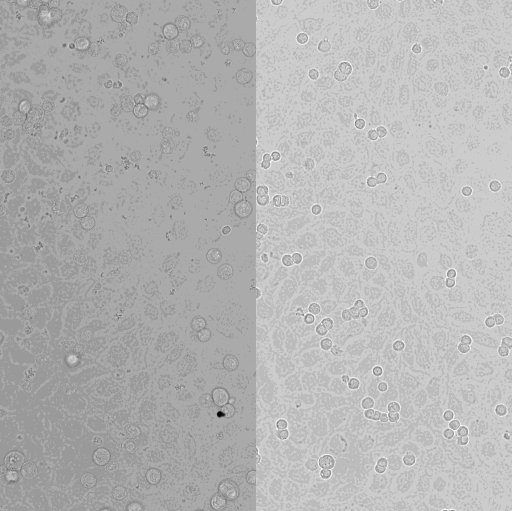
#> input picture fig3/v2/runs/optimise_by_eye_cancer_r1/agent_folder/image.tif, 1024 x 1022 px, found by its file name (shown at 1/2 size)
$ python code_as_returned.py
#> lines starting #> are read from the running program, lines starting #| are printed output that depends on the picture; after the words box and inside, x2 and y2 are one past the last pixel; in counts of white or black regions, pixels touching at a corner belong together
"""Segment endothelial nuclei (DAPI) and measure area and aspect ratio.

Reads image.tif, writes labels.tif and measurements.csv.
Requires: numpy, scipy, scikit-image, pandas, tifffile
"""
import numpy as np
import pandas as pd
import tifffile
from scipy import ndimage as ndi
from scipy.spatial import cKDTree
from skimage import filters, measure, morphology, segmentation, feature

# ---- parameters -------------------------------------------------------------
PIXEL_SIZE_UM = 0.65        # um/pixel; used only if not found in the TIFF metadata. CHECK THIS.
NUC_DIAMETER_PX = 16        # approximate endothelial nucleus short-axis diameter (pixels)
MIN_AREA_UM2 = 30           # discard debris smaller than this
MAX_AREA_UM2 = 400          # discard large merged blobs
BRIGHT_FACTOR = 1.8         # objects this much brighter than their neighbours = cancer nuclei
NEIGHBOUR_RADIUS_PX = 120   # neighbourhood used to judge "brighter than neighbours"
# -----------------------------------------------------------------------------


def get_pixel_size(path, default):
    """Pixel size in um from TIFF resolution tags (if in micron/cm units)."""
    with tifffile.TiffFile(path) as tif:
        page = tif.pages[0]
        try:
            xres = page.tags["XResolution"].value
            unit = page.tags["ResolutionUnit"].value  # 2 = inch, 3 = cm
            ppu = xres[0] / xres[1]
            md = tif.imagej_metadata or {}
            if md.get("unit") in ("micron", "um", "µm") and ppu > 0:
                return 1.0 / ppu
            if unit == 3 and ppu > 1:
                return 1e4 / ppu
        except (KeyError, ZeroDivisionError):
            pass
    return default


img = tifffile.imread("image.tif").astype(np.float32)
#> img: shape (1022, 1024) float32; min 151, max 4095, mean 2826.1
if img.ndim > 2:  # take first plane / average channels if a stack was saved
    img = img[0] if img.shape[0] < 10 else img.mean(axis=-1)
px = get_pixel_size("image.tif", PIXEL_SIZE_UM)
print(f"Pixel size used: {px:.4f} um/px")

# ---- preprocessing ----------------------------------------------------------
smooth = filters.gaussian(img, sigma=1.5, preserve_range=True)
# remove out-of-focus haze / uneven background
bg = filters.gaussian(
    ndi.minimum_filter(smooth, size=3 * NUC_DIAMETER_PX), sigma=2 * NUC_DIAMETER_PX,
    preserve_range=True)
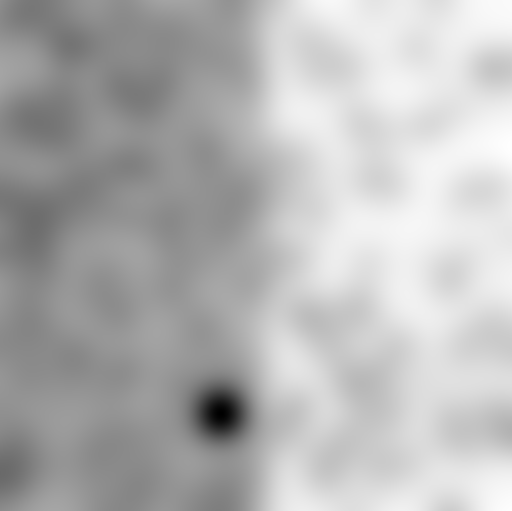
#> bg: shape (1022, 1024) float32 (shown at 1/2 size); min 1417.3, max 3013, mean 2549; drawn with min black and max white
flat = smooth - bg
# log transform compresses the dim endothelial vs. bright cancer nuclei range and
# evens out brightness differences between the two image halves
logimg = np.log1p(np.clip(flat, 0, None))

# ---- foreground -------------------------------------------------------------
local_thr = filters.threshold_local(logimg, block_size=4 * NUC_DIAMETER_PX + 1, offset=0)
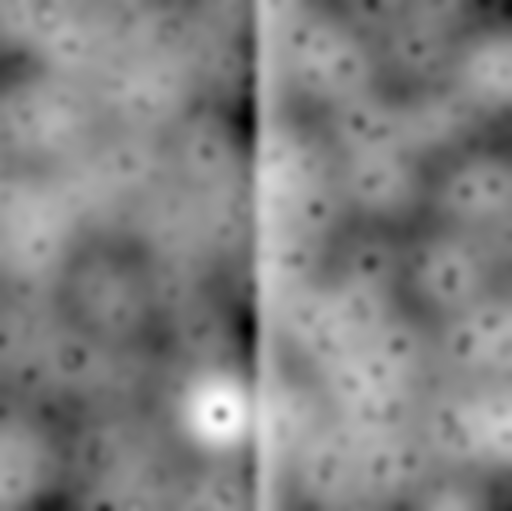
#> local_thr: shape (1022, 1024) float32 (shown at 1/2 size); min 4.24, max 6.76, mean 5.53; drawn with min black and max white
fg = (logimg > local_thr) & (logimg > filters.threshold_otsu(logimg) * 0.6)
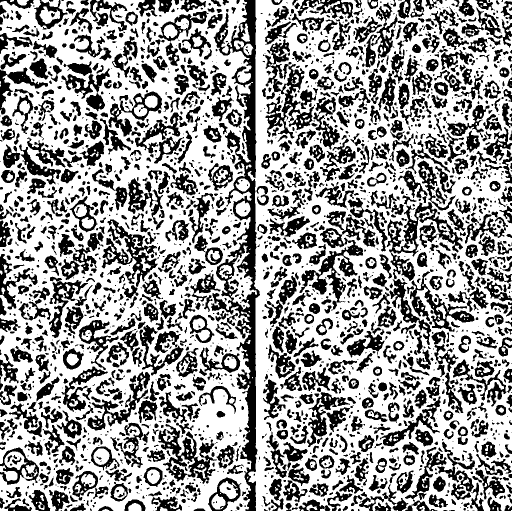
#> fg: shape (1022, 1024) bool (shown at 1/2 size); 61.6% white; 2395 black regions (978 under 20 px), largest, box (x1, y1, x2, y2) and area: (422, 0, 520, 1022) 25119, (599, 422, 751, 621) 7694, (530, 78, 628, 277) 6416
fg = morphology.remove_small_objects(fg, 20)
#> fg: shape (1022, 1024) bool; 61.2% white; 2395 black regions (978 under 20 px), largest, box (x1, y1, x2, y2) and area: (422, 0, 520, 1022) 25239, (599, 422, 751, 621) 7830, (530, 78, 628, 277) 6530
fg = ndi.binary_fill_holes(morphology.binary_opening(fg, morphology.disk(2)))
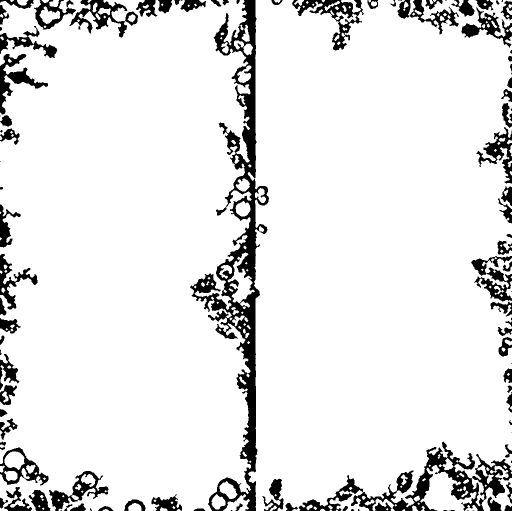
#> fg: shape (1022, 1024) bool (shown at 1/2 size); 90.3% white; 109 black regions (23 under 20 px)

# ---- split touching nuclei (distance-transform watershed) -------------------
dist = ndi.distance_transform_edt(fg)
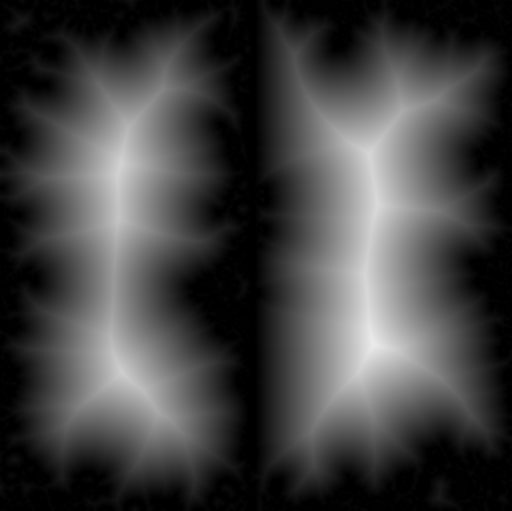
#> dist: shape (1022, 1024) float64 (shown at 1/2 size); min 0, max 236.5, mean 66.6
dist = filters.gaussian(dist, sigma=1)
peaks = feature.peak_local_max(
    dist, min_distance=NUC_DIAMETER_PX // 2, labels=measure.label(fg), exclude_border=False)
#> peaks = 406 pairs, first value 0 to 1021, second value 0 to 1023
markers = np.zeros(img.shape, dtype=np.int32)
markers[tuple(peaks.T)] = np.arange(1, len(peaks) + 1)
#> markers: shape (1022, 1024) int32; 407 distinct labels, from 0 to 406
labels = segmentation.watershed(-dist, markers, mask=fg)
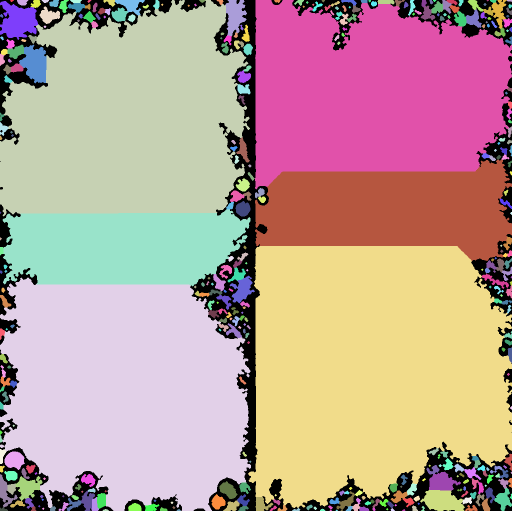
#> labels: shape (1022, 1024) int32 (shown at 1/2 size); 407 distinct labels, from 0 to 406; one colour per label, 0 black

# ---- filter objects ---------------------------------------------------------
props = measure.regionprops(labels, intensity_image=flat)
#> props = 406 regions; largest, box (x1, y1, x2, y2) and area: (496, 492, 1024, 1016) 229409, (0, 555, 502, 1022) 185720, (0, 0, 500, 433) 168709, (509, 0, 1024, 379) 152051, (510, 319, 1024, 522) 75047
min_px, max_px = MIN_AREA_UM2 / px**2, MAX_AREA_UM2 / px**2
centroids = np.array([p.centroid for p in props])
#> centroids = 406 pairs, first value 0.556 to 1020.4, second value 0.556 to 1022.4
mean_int = np.array([p.mean_intensity for p in props])
#> mean_int = 406 values, max 634.8 at index 243, min 83.71 at index 290, mean 241.4
tree = cKDTree(centroids)

keep = []
for i, p in enumerate(props):
    if not (min_px <= p.area <= max_px):
        continue
    # cancer nuclei: much brighter than the local population of nuclei
    idx = tree.query_ball_point(centroids[i], NEIGHBOUR_RADIUS_PX)
    if mean_int[i] > BRIGHT_FACTOR * np.median(mean_int[idx]):
        continue
    keep.append(p.label)
#> this loop made 406 passes
#> idx on passes 17, 27, 30: [12, 402, 11, 352, 382, 395, 385, 387, 16, 398, 403], [71, 292, 47, 46, 275, 26, 299, 289, 80, 50, 61], [246, 248, 29, 259, 263, 264, 46, 275]
#> after the loop, keep = 213 values from 2 to 399

labels = segmentation.relabel_sequential(np.where(np.isin(labels, keep), labels, 0))[0]
#> labels: shape (1022, 1024) int32; 214 distinct labels, from 0 to 213
labels = labels.astype(np.uint16)
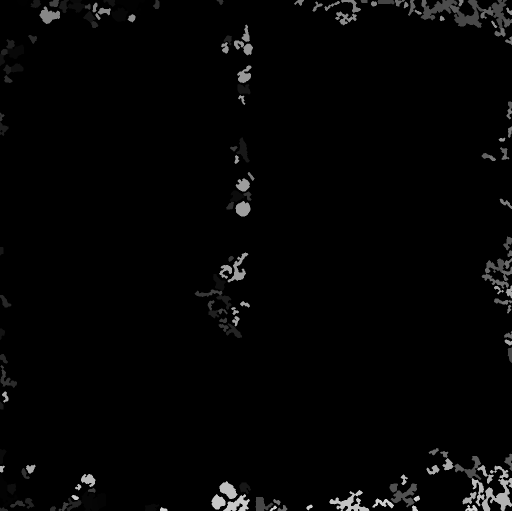
#> labels: shape (1022, 1024) uint16 (shown at 1/2 size); min 0, max 213, mean 4.4

# ---- measurements -----------------------------------------------------------
rows = []
for p in measure.regionprops(labels):
    minor = max(p.minor_axis_length, 1e-6)
    rows.append({
        "label": p.label,
        "area_um2": p.area * px**2,
        "aspect_ratio": p.major_axis_length / minor,
    })
#> this loop made 213 passes
#> minor on passes 1 to 3: 12.1, 29.29, 26.41
#> after the loop, rows = 213 items
pd.DataFrame(rows).to_csv("measurements.csv", index=False)
tifffile.imwrite("labels.tif", labels)
print(f"Saved {len(rows)} nuclei to labels.tif and measurements.csv")
#| Saved 213 nuclei to labels.tif and measurements.csv
